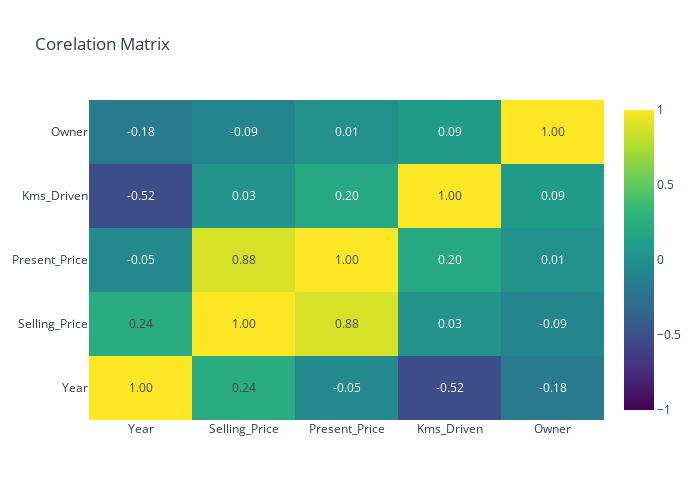

Notebook cell for this chart:
### Code cell
# another correlation matrix

import plotly.graph_objects as go

corr_matrix = df.select_dtypes(include='number').corr()
heatmap = go.Heatmap(
    z=corr_matrix.values, x=corr_matrix.columns, y=corr_matrix.index,
    colorscale='viridis', zmin=-1, zmax=1, text=corr_matrix.values,
    texttemplate="%{text:.2f}", hoverinfo="none"
)

fig = go.Figure(data=[heatmap], layout=go.Layout(
    title='Corelation Matrix', width=700, height=500))
fig.show()

### Figure 1 — Plotly figure (JSON) as saved in the notebook; plotly's stock layout.template omitted (floating-point values rounded to 4 significant figures)
{"data": [{"colorscale": [[0, "#440154"], [0.1111, "#482878"], [0.2222, "#3e4989"], [0.3333, "#31688e"], [0.4444, "#26828e"], [0.5556, "#1f9e89"], [0.6667, "#35b779"], [0.7778, "#6ece58"], [0.8889, "#b5de2b"], [1, "#fde725"]], "hoverinfo": "none", "text": [[1, 0.2361, -0.04758, -0.5243, -0.1821], [0.2361, 1, 0.879, 0.02919, -0.08834], [-0.04758, 0.879, 1, 0.2036, 0.008057], [-0.5243, 0.02919, 0.2036, 1, 0.08922], [-0.1821, -0.08834, 0.008057, 0.08922, 1]], "texttemplate": "%{text:.2f}", "type": "heatmap", "x": ["Year", "Selling_Price", "Present_Price", "Kms_Driven", "Owner"], "y": ["Year", "Selling_Price", "Present_Price", "Kms_Driven", "Owner"], "z": [[1, 0.2361, -0.04758, -0.5243, -0.1821], [0.2361, 1, 0.879, 0.02919, -0.08834], [-0.04758, 0.879, 1, 0.2036, 0.008057], [-0.5243, 0.02919, 0.2036, 1, 0.08922], [-0.1821, -0.08834, 0.008057, 0.08922, 1]], "zmax": 1, "zmin": -1}], "layout": {"height": 500, "title": {"text": "Corelation Matrix"}, "width": 700, "xaxis": {"autorange": true, "range": [-0.5, 4.5], "type": "category"}, "yaxis": {"autorange": true, "range": [-0.5, 4.5], "type": "category"}}}
